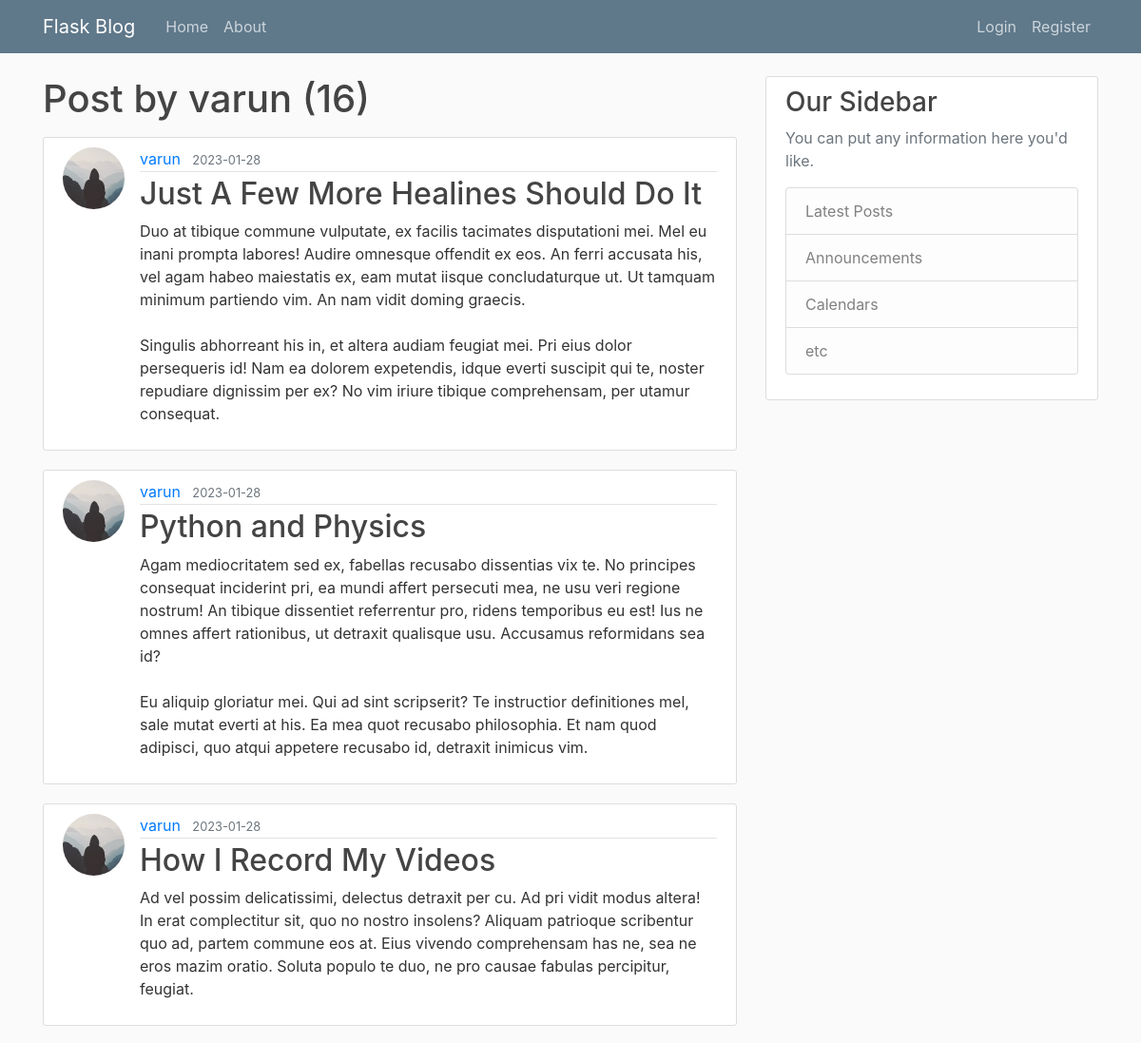
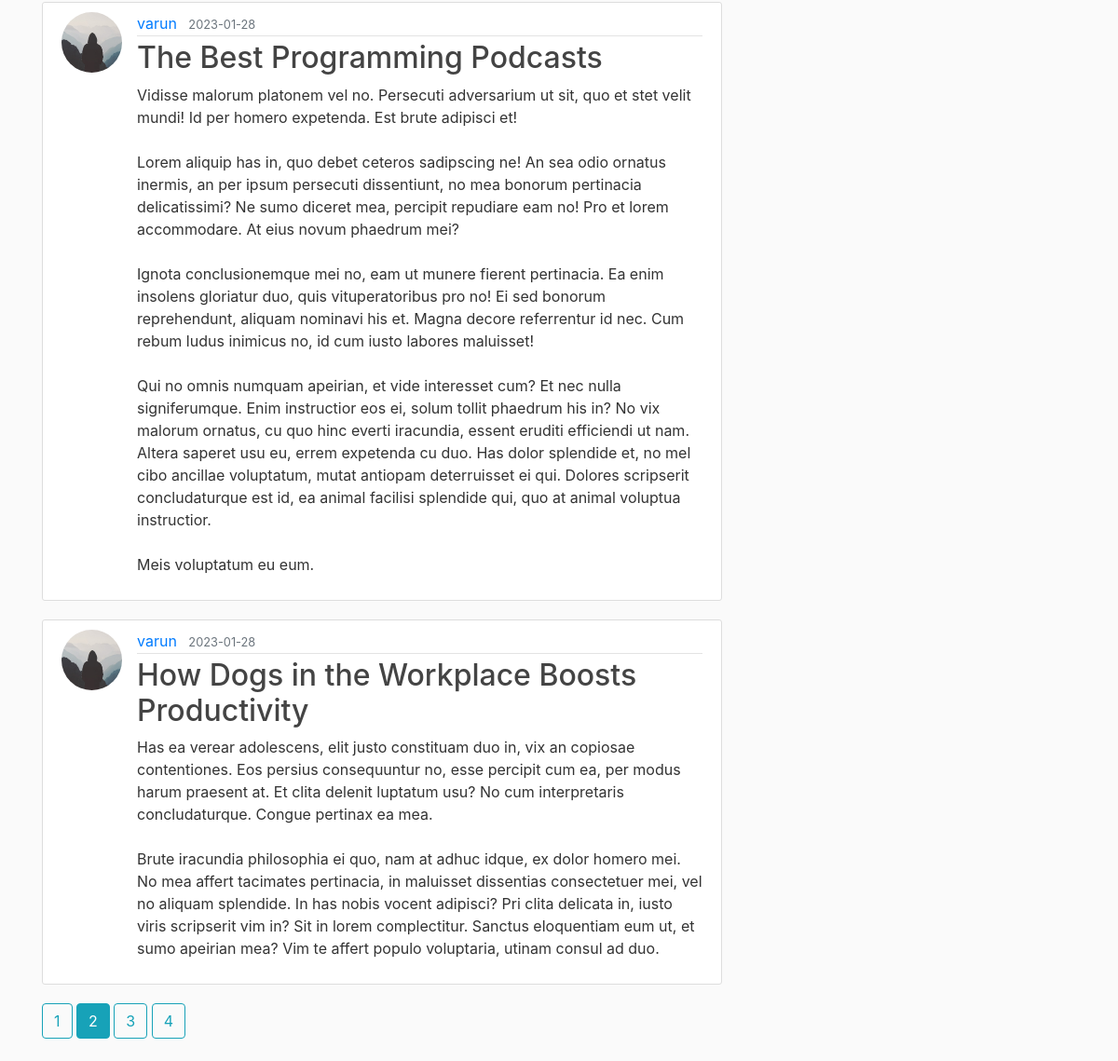
/user/varun?page=2, run on the app's committed database (2 pictures, top to bottom).
### flaskblog/models.py (models this page shows, shortened)
class User(db.Model, UserMixin):
    id = db.Column(db.Integer, primary_key=True)
    username = db.Column(db.String(20), unique=True, nullable=False)
    email = db.Column(db.String(120), unique=True, nullable=False)
    image_file = db.Column(db.String(20), nullable=False, default='default.jpg')
    password = db.Column(db.String(60), nullable=False)
    posts = db.relationship('Post', backref='author', lazy=True)

class Post(db.Model, UserMixin):
    id = db.Column(db.Integer, primary_key=True)
    title = db.Column(db.String(100), nullable=False)
    date_posted = db.Column(db.DateTime, nullable=False, default=datetime.utcnow)
    content = db.Column(db.Text, nullable=False)
    user_id = db.Column(db.Integer, db.ForeignKey('user.id'), nullable=False)

### flaskblog/users/routes.py (the view)
@users.route("/user/<string:username>")
def user_posts(username):
    page = request.args.get('page', 1, type=int)
    user = User.query.filter_by(username=username).first_or_404()
    posts = Post.query.filter_by(author=user).order_by(Post.date_posted.desc()).paginate(per_page=5, page=page)
    return render_template('user_posts.html', posts=posts, user=user)

### flaskblog/templates/user_posts.html
{% extends "layout.html" %}
{% block content %}
    <h1 class="mb-3">Post by {{user.username}} ({{posts.total}})</h1>
    {% for post in posts.items %}
        <article class="media content-section">
          <img src="{{ url_for('static', filename='profile_pics/' + post.author.image_file) }}" alt="" class="rounded-circle article-img">
          <div class="media-body">
            <div class="article-metadata">
              <a class="mr-2" href="{{ url_for('users.user_posts', username=post.author.username) }}">{{ post.author.username }}</a>
              <small class="text-muted">{{ post.date_posted.strftime('%Y-%m-%d') }}</small>
            </div>
            <h2><a class="article-title" href="{{ url_for('posts.post', post_id=post.id) }}">{{ post.title }}</a></h2>
            <p class="article-content">{{ post.content }}</p>
          </div>
        </article>
    {% endfor %}
    {% for page_num in posts.iter_pages(left_edge=1, right_edge=1, left_current=1, right_current=1) %}
        {% if page_num %}
          {% if posts.page == page_num%}
            <a href="{{ url_for('users.user_posts', username=user.username, page=page_num) }}" class="btn btn-info mb-4">{{page_num}}</a>
          {% else %}
            <a href="{{ url_for('users.user_posts', username=user.username, page=page_num) }}" class="btn btn-outline-info mb-4">{{page_num}}</a>
          {% endif %}
        {% else %}
          ...
        {% endif %}
    {% endfor %}
{% endblock content %}

### flaskblog/static/main.css (style rules this page uses)
body { background: #fafafa; color: #333333; margin-top: 5rem; }
h1, h2, h3, h4, h5, h6 { color: #444444; }
.content-section { background: #ffffff; padding: 10px 20px; border: 1px solid #dddddd; border-radius: 3px; margin-bottom: 20px; }
.article-title { color: #444444; }
.article-content { white-space: pre-line; }
.article-img { height: 65px; width: 65px; margin-right: 16px; }
.article-metadata { padding-bottom: 1px; margin-bottom: 4px; border-bottom: 1px solid #e3e3e3 }

### data on the page
User: username "varun"
Post: image_file (placeholder picture), author.username "varun", date_posted "2023-01-28", title "Just A Few More Healines Should Do It", content "Duo at tibique commune vulputate, ex facilis tacimates disputationi mei. Mel eu inani prompta labores! Audire omnesque offendit ex eos. An ferri accusata his, vel agam habeo maiestatis ex, eam mutat iisque concludaturque ut. Ut tamquam minimum partiendo vim. An nam vidit doming graecis. Singulis abhorreant his in, et altera audiam feugiat mei. Pri eius dolor persequeris id! Nam ea dolorem expetendis, idque everti suscipit qui te, noster repudiare dignissim per ex? No vim iriure tibique comprehensam, per utamur consequat."
Post: image_file (placeholder picture), author.username "varun", date_posted "2023-01-28", title "Python and Physics", content "Agam mediocritatem sed ex, fabellas recusabo dissentias vix te. No principes consequat inciderint pri, ea mundi affert persecuti mea, ne usu veri regione nostrum! An tibique dissentiet referrentur pro, ridens temporibus eu est! Ius ne omnes affert rationibus, ut detraxit qualisque usu. Accusamus reformidans sea id? Eu aliquip gloriatur mei. Qui ad sint scripserit? Te instructior definitiones mel, sale mutat everti at his. Ea mea quot recusabo philosophia. Et nam quod adipisci, quo atqui appetere recusabo id, detraxit inimicus vim."
Post: image_file (placeholder picture), author.username "varun", date_posted "2023-01-28", title "How I Record My Videos", content "Ad vel possim delicatissimi, delectus detraxit per cu. Ad pri vidit modus altera! In erat complectitur sit, quo no nostro insolens? Aliquam patrioque scribentur quo ad, partem commune eos at. Eius vivendo comprehensam has ne, sea ne eros mazim oratio. Soluta populo te duo, ne pro causae fabulas percipitur, feugiat."
Post: image_file (placeholder picture), author.username "varun", date_posted "2023-01-28", title "The Best Programming Podcasts", content "Vidisse malorum platonem vel no. Persecuti adversarium ut sit, quo et stet velit mundi! Id per homero expetenda. Est brute adipisci et! Lorem aliquip has in, quo debet ceteros sadipscing ne! An sea odio ornatus inermis, an per ipsum persecuti dissentiunt, no mea bonorum pertinacia delicatissimi? Ne sumo diceret mea, percipit repudiare eam no! Pro et lorem accommodare. At eius novum phaedrum mei? Ignota conclusionemque mei no, eam ut munere fierent pertinacia. Ea enim insolens gloriatur duo, quis vituperatoribus pro no! Ei sed bonorum reprehendunt, aliquam nominavi his et. Magna decore referrentur id nec. Cum rebum ludus inimicus no, id cum iusto labores maluisset! Qui no omnis numquam…"
Post: image_file (placeholder picture), author.username "varun", date_posted "2023-01-28", title "How Dogs in the Workplace Boosts Productivity", content "Has ea verear adolescens, elit justo constituam duo in, vix an copiosae contentiones. Eos persius consequuntur no, esse percipit cum ea, per modus harum praesent at. Et clita delenit luptatum usu? No cum interpretaris concludaturque. Congue pertinax ea mea. Brute iracundia philosophia ei quo, nam at adhuc idque, ex dolor homero mei. No mea affert tacimates pertinacia, in maluisset dissentias consectetuer mei, vel no aliquam splendide. In has nobis vocent adipisci? Pri clita delicata in, iusto viris scripserit vim in? Sit in lorem complectitur. Sanctus eloquentiam eum ut, et sumo apeirian mea? Vim te affert populo voluptaria, utinam consul ad duo."

### other printed values
{{ posts.total }} "16"
{{ page_num }} "1" "3" "4"
{{ page_num }} "2"
